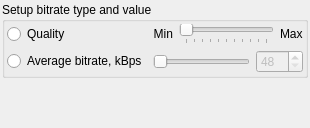
<?xml version="1.0" encoding="UTF-8"?>
<ui version="4.0">
 <class>OggSettings</class>
 <widget class="QWidget" name="OggSettings">
  <property name="geometry">
   <rect>
    <x>0</x>
    <y>0</y>
    <width>310</width>
    <height>128</height>
   </rect>
  </property>
  <property name="windowTitle">
   <string/>
  </property>
  <layout class="QVBoxLayout" name="verticalLayout">
   <property name="margin">
    <number>2</number>
   </property>
   <item>
    <widget class="QGroupBox" name="bitrateSetup">
     <property name="title">
      <string>Setup bitrate type and value</string>
     </property>
     <layout class="QGridLayout" name="gridLayout">
      <property name="margin">
       <number>2</number>
      </property>
      <item row="0" column="0">
       <widget class="QRadioButton" name="selectQuality">
        <property name="text">
         <string>Quality</string>
        </property>
       </widget>
      </item>
      <item row="0" column="1">
       <layout class="QHBoxLayout" name="vbrLayout">
        <item>
         <widget class="QLabel" name="minQuality">
          <property name="layoutDirection">
           <enum>Qt::LeftToRight</enum>
          </property>
          <property name="text">
           <string>Min</string>
          </property>
          <property name="alignment">
           <set>Qt::AlignRight|Qt::AlignTrailing|Qt::AlignVCenter</set>
          </property>
         </widget>
        </item>
        <item>
         <widget class="QSlider" name="qualityValue">
          <property name="enabled">
           <bool>false</bool>
          </property>
          <property name="minimum">
           <number>0</number>
          </property>
          <property name="maximum">
           <number>10</number>
          </property>
          <property name="orientation">
           <enum>Qt::Horizontal</enum>
          </property>
          <property name="tickPosition">
           <enum>QSlider::TicksBelow</enum>
          </property>
         </widget>
        </item>
        <item>
         <widget class="QLabel" name="maxQuality">
          <property name="text">
           <string>Max</string>
          </property>
         </widget>
        </item>
       </layout>
      </item>
      <item row="1" column="0">
       <widget class="QRadioButton" name="selectBitrate">
        <property name="text">
         <string>Average bitrate, kBps</string>
        </property>
       </widget>
      </item>
      <item row="1" column="1">
       <layout class="QHBoxLayout" name="abrLayout">
        <item>
         <widget class="QSlider" name="bitrateValue">
          <property name="enabled">
           <bool>false</bool>
          </property>
          <property name="minimum">
           <number>48</number>
          </property>
          <property name="maximum">
           <number>500</number>
          </property>
          <property name="orientation">
           <enum>Qt::Horizontal</enum>
          </property>
         </widget>
        </item>
        <item>
         <widget class="QSpinBox" name="bitrateValuePrecise">
          <property name="enabled">
           <bool>false</bool>
          </property>
          <property name="sizePolicy">
           <sizepolicy hsizetype="Maximum" vsizetype="Fixed">
            <horstretch>0</horstretch>
            <verstretch>0</verstretch>
           </sizepolicy>
          </property>
          <property name="minimum">
           <number>48</number>
          </property>
          <property name="maximum">
           <number>500</number>
          </property>
         </widget>
        </item>
       </layout>
      </item>
     </layout>
    </widget>
   </item>
   <item>
    <spacer name="verticalSpacer">
     <property name="orientation">
      <enum>Qt::Vertical</enum>
     </property>
     <property name="sizeHint" stdset="0">
      <size>
       <width>20</width>
       <height>40</height>
      </size>
     </property>
    </spacer>
   </item>
  </layout>
 </widget>
 <resources/>
 <connections>
  <connection>
   <sender>selectBitrate</sender>
   <signal>toggled(bool)</signal>
   <receiver>bitrateValue</receiver>
   <slot>setEnabled(bool)</slot>
   <hints>
    <hint type="sourcelabel">
     <x>20</x>
     <y>20</y>
    </hint>
    <hint type="destinationlabel">
     <x>20</x>
     <y>20</y>
    </hint>
   </hints>
  </connection>
  <connection>
   <sender>selectQuality</sender>
   <signal>toggled(bool)</signal>
   <receiver>qualityValue</receiver>
   <slot>setEnabled(bool)</slot>
   <hints>
    <hint type="sourcelabel">
     <x>20</x>
     <y>20</y>
    </hint>
    <hint type="destinationlabel">
     <x>20</x>
     <y>20</y>
    </hint>
   </hints>
  </connection>
  <connection>
   <sender>selectBitrate</sender>
   <signal>toggled(bool)</signal>
   <receiver>bitrateValuePrecise</receiver>
   <slot>setEnabled(bool)</slot>
   <hints>
    <hint type="sourcelabel">
     <x>68</x>
     <y>60</y>
    </hint>
    <hint type="destinationlabel">
     <x>282</x>
     <y>60</y>
    </hint>
   </hints>
  </connection>
  <connection>
   <sender>bitrateValue</sender>
   <signal>valueChanged(int)</signal>
   <receiver>bitrateValuePrecise</receiver>
   <slot>setValue(int)</slot>
   <hints>
    <hint type="sourcelabel">
     <x>197</x>
     <y>60</y>
    </hint>
    <hint type="destinationlabel">
     <x>282</x>
     <y>60</y>
    </hint>
   </hints>
  </connection>
  <connection>
   <sender>bitrateValuePrecise</sender>
   <signal>valueChanged(int)</signal>
   <receiver>bitrateValue</receiver>
   <slot>setValue(int)</slot>
   <hints>
    <hint type="sourcelabel">
     <x>282</x>
     <y>60</y>
    </hint>
    <hint type="destinationlabel">
     <x>197</x>
     <y>60</y>
    </hint>
   </hints>
  </connection>
 </connections>
</ui>
